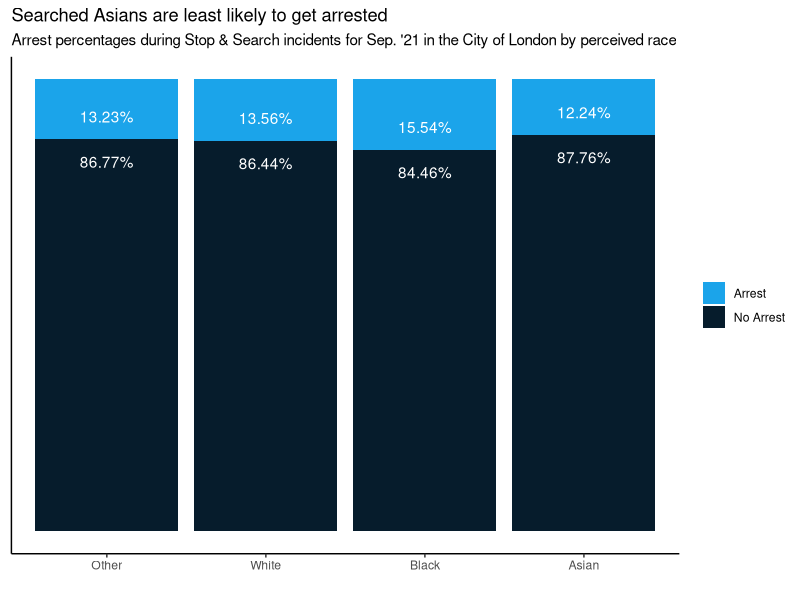
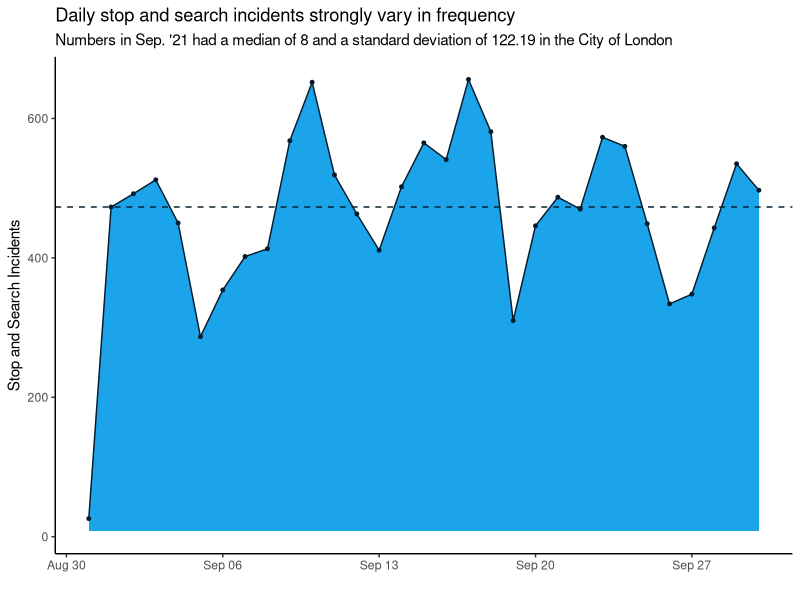
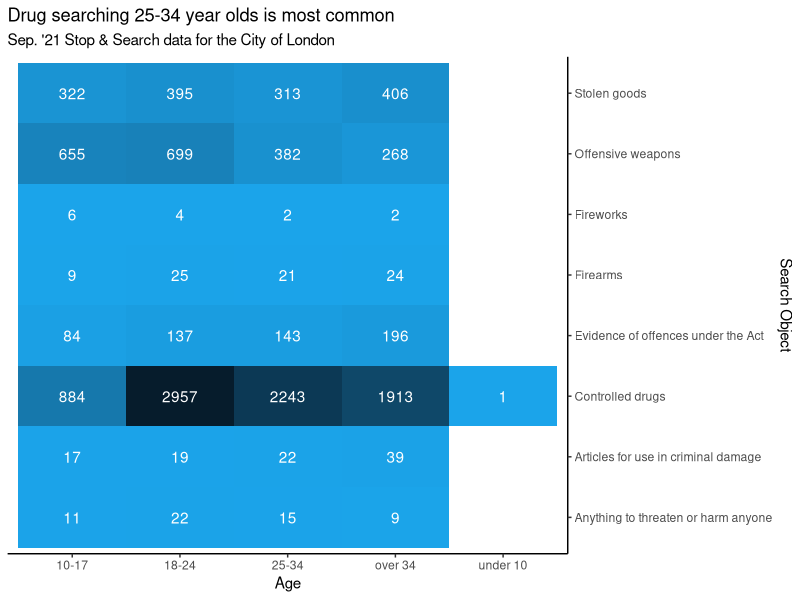

These figures' R source, in order:
## ---- chunk 1
knitr::opts_chunk$set(echo = TRUE)
## ---- chunk 2
library(vroom)
library(tidyverse)
library(scales)  #for transparency
library(lubridate)
## ---- chunk 3
data <- vroom("2021-09-metropolitan-stop-and-search.csv")
## ---- chunk 4
plot1Data <- data %>%
  drop_na(`Officer-defined ethnicity`) %>% 
  mutate(arrestYN = ifelse(Outcome == "Arrest", "Arrest", "No Arrest")) %>% 
  group_by(`Officer-defined ethnicity`) %>%
  mutate(countT= n()) %>%
  group_by(arrestYN, add=TRUE) %>%
  mutate(per = n()/countT) %>% 
  group_by(`Officer-defined ethnicity`, arrestYN,per) %>%
  summarise(n = n()) %>% 
  
  ggplot(aes(fill = arrestYN, y = n, x = fct_relevel(`Officer-defined ethnicity`, "Other", "White", "Black", "Asian"))) +
    geom_bar(position="fill", stat="identity")+
    geom_text(aes(label=percent(per), y = ifelse(per > 0.3, per-0.05, 1-per+0.05)), color = "white")+
  
    scale_fill_manual(values=c("#1BA4EA", "#061C2C"))+
  
    labs(title = "Searched Asians are least likely to get arrested",
         subtitle = "Arrest percentages during Stop & Search incidents for Sep. '21 in the City of London by perceived race",
         x = "") +
  
    theme_classic()+
    theme(legend.title = element_blank(),
          axis.title.y=element_blank(),
          axis.text.y=element_blank(),
          axis.ticks.y=element_blank())
plot1Data

## ---- chunk 5

stanD <- data %>%
  mutate(date = date(Date)) %>% 
  group_by(date) %>% 
  summarise(n = n())

sd <- sd(stanD$n)

plot2Data <- data %>%
  mutate(date = date(Date)) %>% 
  group_by(date) %>% 
  summarise(n = n()) %>% 
  ggplot(aes(x = date, y = n)) +
    # geom_text(aes(y = 8, ), label = "September Median",  vjust = -1, size = 3)+
    # geom_ribbon(aes(ymin = n, ymax = if_else(n >= 8, n, 8L)), fill = "white", alpha = 0.2)+
    # geom_ribbon(aes(ymin = if_else(n < 8, n, 8L), ymax = n), fill = "red", alpha = 0.4)+
    geom_ribbon(aes(ymin = 8, ymax = n), fill = "#1BA4EA", alpha = 1)+
    geom_line(colour = "#061C2C")+
    geom_point(colour = "#061C2C", size = 1)+
    geom_hline(aes(yintercept = median(n)), linetype = "dashed", colour = "#061C2C", size = 0.5) +

  
    labs(title = paste0("Daily stop and search incidents strongly vary in frequency"), 
         subtitle = paste0("Numbers in Sep. '21 had a median of 8 and a standard deviation of ", round(sd, 2), " in the City of London"),
         x = "",
         y = "Stop and Search Incidents")+  
  
    theme_classic()

                 
plot2Data
  
## ---- chunk 6
plot3Data <- data %>% 
  drop_na(`Age range`, `Object of search`) %>% 
  group_by(`Age range`, `Object of search`) %>% 
  summarise(n = n()) %>% 
  ggplot(aes(x = `Age range`, `Object of search`))+
    geom_tile(aes(fill = n))+
    geom_text(aes(label = n), color = "white")+
  
    scale_y_discrete(position = "right")+
  
    labs(title = "Drug searching 25-34 year olds is most common",
         subtitle = "Sep. '21 Stop & Search data for the City of London",
         x = "Age",
         y = "Search Object")+
  
    scale_fill_continuous(low = "#1BA4EA", high = "#061C2C")+
  
    theme_classic()+
    theme(legend.position = "none")

plot3Data
